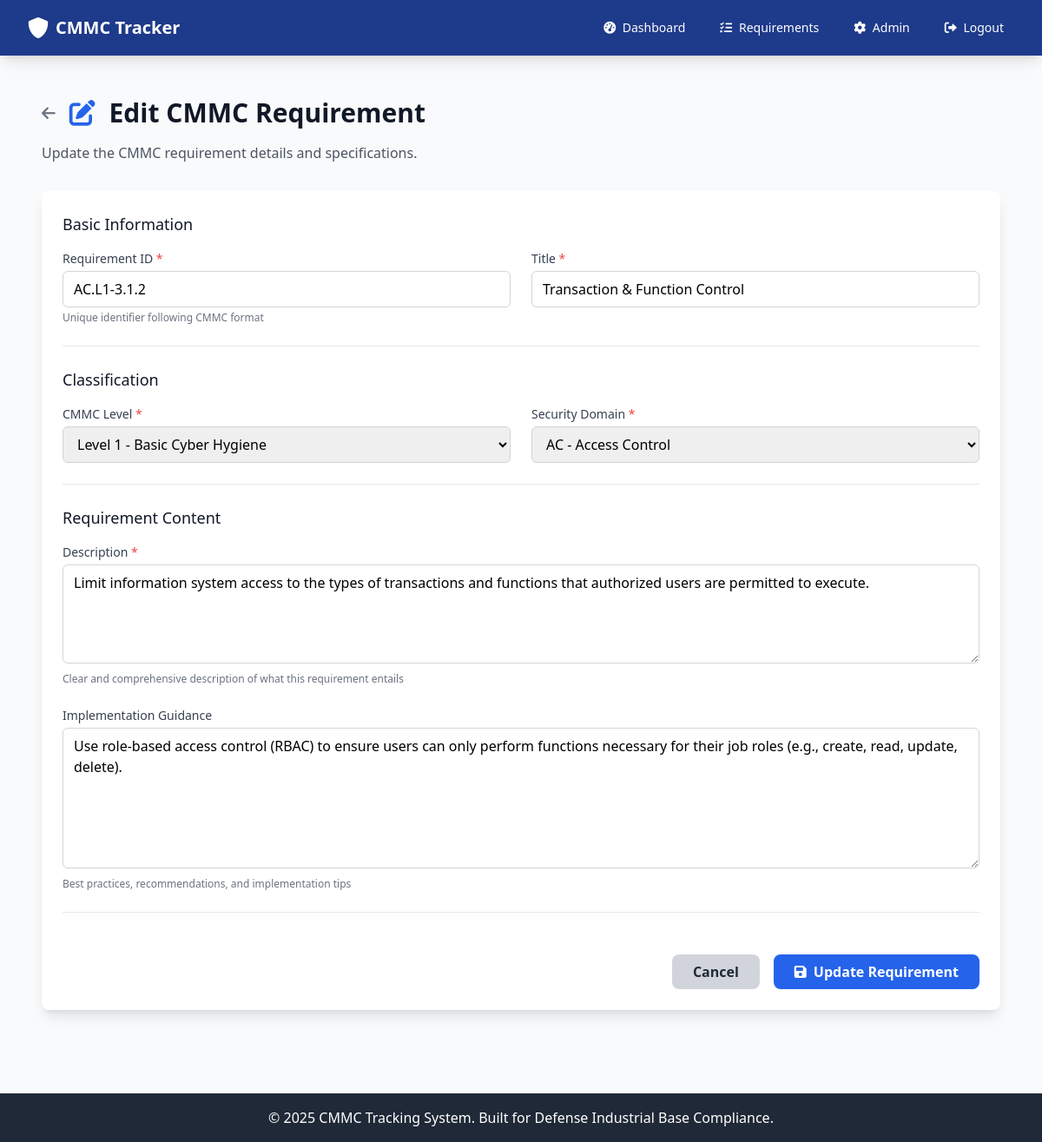
/admin/requirements/edit/2 (signed in), run on the app's committed database.
### app.py (models this page shows)
class CMMCRequirement(db.Model):
    __tablename__ = 'cmmc_requirement'
    id = db.Column(db.Integer, primary_key=True)
    requirement_id = db.Column(db.String(20), unique=True, nullable=False)
    title = db.Column(db.String(200), nullable=False)
    description = db.Column(db.Text, nullable=False)
    level_id = db.Column(db.Integer, db.ForeignKey('cmmc_level.id'), nullable=False)
    domain_id = db.Column(db.Integer, db.ForeignKey('cmmc_domain.id'), nullable=False)
    guidance = db.Column(db.Text)
    assessment_objectives = db.Column(db.Text)  # Store specific objectives for this requirement
    examples = db.Column(db.Text)  # Store examples for this requirement
    created_at = db.Column(db.DateTime, default=datetime.utcnow)
    level = db.relationship('CMMCLevel', backref='requirements')
    domain = db.relationship('CMMCDomain', backref='requirements')

class CMMCDomain(db.Model):
    __tablename__ = 'cmmc_domain'
    id = db.Column(db.Integer, primary_key=True)
    code = db.Column(db.String(10), unique=True, nullable=False)
    name = db.Column(db.String(100), nullable=False)
    description = db.Column(db.Text)
    created_at = db.Column(db.DateTime, default=datetime.utcnow)

### app.py (the view, shortened to what this page needs)
@app.route('/admin/requirements/edit/<int:id>', methods=['GET', 'POST'])
@admin_required
def admin_edit_requirement(id):
    requirement = CMMCRequirement.query.get_or_404(id)
    levels = CMMCLevel.query.all()
    domains = CMMCDomain.query.all()
    return render_template('admin/edit_requirement.html', requirement=requirement, levels=levels, domains=domains)

### app.py (called while the page is built, shortened)
def admin_required(f):
    @wraps(f)
    def decorated_function(*args, **kwargs):
        if 'user_id' not in session:
            flash('Please log in to access this page.', 'warning')
            return redirect(url_for('login'))
        user = User.query.get(session['user_id'])
        if not user or user.role != 'admin':
            flash('Admin access required.', 'error')
            return redirect(url_for('dashboard'))
        return f(*args, **kwargs)
    return decorated_function

@app.before_request
def enforce_device_and_user_authorization():
    open_endpoints = {
        'index', 'login', 'register', 'logout', 'static', 'device_pending'
    }
    if request.endpoint in open_endpoints:
        return None
    if 'user_id' not in session:
        return None
    user = User.query.get(session['user_id'])
    if not user:
        session.clear()
        return redirect(url_for('login'))
    if not user.is_authorized:
        flash('Your account is awaiting authorization by an administrator.', 'warning')
        return redirect(url_for('index'))
    if user.role == 'admin':
        return None

### templates/admin/edit_requirement.html (shortened to what this page needs)
{% extends "base.html" %}
{% block content %}
<div class="px-4 py-6">
    <div class="mb-8">
        <div class="flex items-center mb-4">
            <a href="{{ url_for('admin_requirements') }}" class="text-gray-500 hover:text-gray-700 mr-4">
                <i class="fas fa-arrow-left text-lg"></i>
            </a>
            <h1 class="text-3xl font-bold text-gray-900">
                <i class="fas fa-edit text-blue-600 mr-2"></i>
                Edit CMMC Requirement
            </h1>
        </div>
        <p class="text-gray-600">Update the CMMC requirement details and specifications.</p>
    </div>
    <div class="bg-white shadow-lg rounded-lg">
        <form method="POST" class="space-y-6 p-6">
            <div class="border-b border-gray-200 pb-6">
                <h3 class="text-lg font-medium text-gray-900 mb-4">Basic Information</h3>
                <div class="grid grid-cols-1 md:grid-cols-2 gap-6">
                    <div>
                        <label for="requirement_id" class="block text-sm font-medium text-gray-700 mb-1">
                            Requirement ID <span class="text-red-500">*</span>
                        </label>
                        <input type="text" id="requirement_id" name="requirement_id" required
                               value="{{ requirement.requirement_id }}"
                               class="w-full border border-gray-300 rounded-md px-3 py-2 focus:outline-none focus:ring-blue-500 focus:border-blue-500"
                               placeholder="e.g., AC.L1-3.1.1">
                        <p class="text-xs text-gray-500 mt-1">Unique identifier following CMMC format</p>
                    </div>
                    <div>
                        <label for="title" class="block text-sm font-medium text-gray-700 mb-1">
                            Title <span class="text-red-500">*</span>
                        </label>
                        <input type="text" id="title" name="title" required
                               value="{{ requirement.title }}"
                               class="w-full border border-gray-300 rounded-md px-3 py-2 focus:outline-none focus:ring-blue-500 focus:border-blue-500"
                               placeholder="Brief descriptive title">
                    </div>
                </div>
            </div>
            <div class="border-b border-gray-200 pb-6">
                <h3 class="text-lg font-medium text-gray-900 mb-4">Classification</h3>
                <div class="grid grid-cols-1 md:grid-cols-2 gap-6">
                    <div>
                        <label for="level_id" class="block text-sm font-medium text-gray-700 mb-1">
                            CMMC Level <span class="text-red-500">*</span>
                        </label>
                        <select id="level_id" name="level_id" required
                                class="w-full border border-gray-300 rounded-md px-3 py-2 focus:outline-none focus:ring-blue-500 focus:border-blue-500">
                            {% for level in levels %}
                                <option value="{{ level.id }}" {% if level.id == requirement.level_id %}selected{% endif %}>
                                    Level {{ level.level_number }} - {{ level.name }}
                                </option>
                            {% endfor %}
                        </select>
                    </div>
                    <div>
                        <label for="domain_id" class="block text-sm font-medium text-gray-700 mb-1">
                            Security Domain <span class="text-red-500">*</span>
                        </label>
                        <select id="domain_id" name="domain_id" required
                                class="w-full border border-gray-300 rounded-md px-3 py-2 focus:outline-none focus:ring-blue-500 focus:border-blue-500">
                            {% for domain in domains %}
                                <option value="{{ domain.id }}" {% if domain.id == requirement.domain_id %}selected{% endif %}>
                                    {{ domain.code }} - {{ domain.name }}
                                </option>
                            {% endfor %}
                        </select>
                    </div>
                </div>
            </div>
            <div class="border-b border-gray-200 pb-6">
                <h3 class="text-lg font-medium text-gray-900 mb-4">Requirement Content</h3>
                <div class="space-y-6">
                    <div>
                        <label for="description" class="block text-sm font-medium text-gray-700 mb-1">
                            Description <span class="text-red-500">*</span>
                        </label>
                        <textarea id="description" name="description" rows="4" required
                                  class="w-full border border-gray-300 rounded-md px-3 py-2 focus:outline-none focus:ring-blue-500 focus:border-blue-500"
                                  placeholder="Detailed description of the requirement...">{{ requirement.description }}</textarea>
                        <p class="text-xs text-gray-500 mt-1">Clear and comprehensive description of what this requirement entails</p>
                    </div>
                    <div>
                        <label for="guidance" class="block text-sm font-medium text-gray-700 mb-1">
                            Implementation Guidance
                        </label>
                        <textarea id="guidance" name="guidance" rows="6"
                                  class="w-full border border-gray-300 rounded-md px-3 py-2 focus:outline-none focus:ring-blue-500 focus:border-blue-500"
                                  placeholder="Provide practical guidance on how to implement this requirement...">{{ requirement.guidance or '' }}</textarea>
                        <p class="text-xs text-gray-500 mt-1">Best practices, recommendations, and implementation tips</p>
                    </div>
                </div>
            </div>
            <div class="flex justify-end space-x-4 pt-6">
                <a href="{{ url_for('admin_requirements') }}"
                   class="bg-gray-300 hover:bg-gray-400 text-gray-800 font-bold py-2 px-6 rounded-lg transition duration-200">
                    Cancel
                </a>
                <button type="submit"
                        class="bg-blue-600 hover:bg-blue-700 text-white font-bold py-2 px-6 rounded-lg transition duration-200">
                    <i class="fas fa-save mr-2"></i>Update Requirement
                </button>
            </div>
        </form>
    </div>
</div>
{% endblock %}

### data on the page
CMMCRequirement: requirement_id "AC.L1-3.1.2", title "Transaction & Function Control", level_id "Level 1 - Basic Cyber Hygiene", domain_id "AC - Access Control", description "Limit information system access to the types of transactions and functions that authorized users are permitted to execute.", guidance "Use role-based access control (RBAC) to ensure users can only perform functions necessary for their job roles (e.g., create, read, update, delete)."
